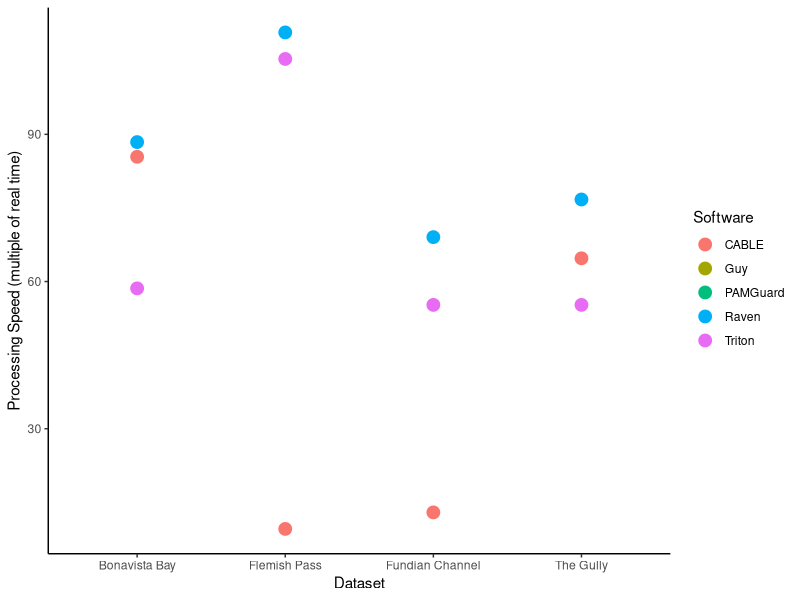
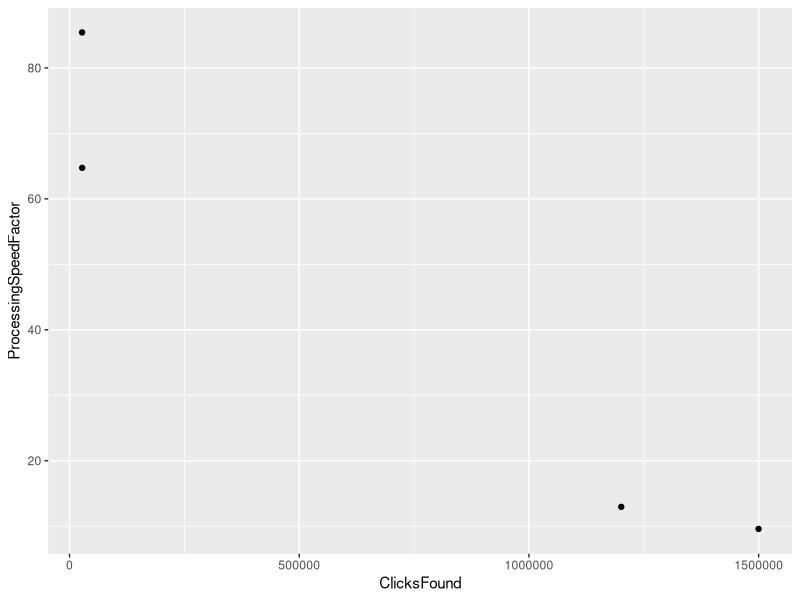

Write R code to recreate these figures, in order.
# ----Script Info ----

## ---- Purpose ----

# This script examines processing times of software trials

## ---- Additional Info ----

# Author: Christine M. K. Clarke 

# Date Created: 2026-03-17

# ---- Set up environment ----

# Clear R environment
rm(list = ls(all=TRUE))

# Load packages
library(dplyr)
library(ggplot2)
library(lubridate)


# ---- Read data ----

dataBatches = read.csv("00_rawdata/04_SoftwareTrial_DataBatches.csv",stringsAsFactors = F)
processingTimes = read.csv("00_rawdata/05_SoftwareTrial_ProcessingTimes.csv",stringsAsFactors = F)




# ---- Format data ----

dataBatches = dataBatches %>% 
  select(Dataset,AudioLength_Days,SamplingFrequency_kHz)

processingTimes = processingTimes %>% 
  left_join(dataBatches, relationship = "many-to-one") %>% 
  mutate(Start_datetime = ymd_hm(Start),
         End_datetime = ymd_hm(Finish),
         AudioLength = ddays(AudioLength_Days),
         ProcessingTime_minutes = End_datetime - Start_datetime,
         ProcessingSpeedFactor = AudioLength / ProcessingTime_minutes,
         TrialType = case_when(Software == "Triton" & methodVariant != "5s 100Hz resolution" ~ "WithinMethodVariant",
                               Software == "Triton" & DecimateFactor != "1" ~ "WithinMethodVariant",
                               Software == "Triton" & Start == "20260311T0811" ~ "Repeatability",
                               Software == "Raven" & DecimateFactor == "1" ~ "WithinMethodVariant",
                               T ~ "Primary"
                                       ))

# for processing that were done with pre-decimated files, add decimation time to total time
totalProcessingTimes = processingTimes %>% 
  filter(Approach == "Decimate" | TrialType == "Primary") %>% 
  group_by(Dataset) %>%
  mutate(DecimateTime = ProcessingTime_minutes[Approach == "Decimate"]) %>%
  ungroup() %>% 
  mutate(DecimateTime = case_when(DecimateFactor == 1 | is.na(DecimateFactor) ~ dminutes(0),
                                          T ~ DecimateTime)) %>% 
  filter(Approach != "Decimate") %>% 
  mutate(TotalTime = ProcessingTime_minutes + DecimateTime,
         TotalSpeedFactor = AudioLength / TotalTime)




# ---- Examine data ----

## ---- Within-Method variants ----

### ---- Triton ----

TritonLTSA_subtrials = processingTimes %>% filter(Software == "Triton", Dataset == "Fundian Channel")

TritonLTSA_benchmark = TritonLTSA_subtrials %>% filter(TrialType == "Primary") %>% 
  pull(ProcessingTime_minutes) %>% as.numeric()
TritonLTSA_repeat = TritonLTSA_subtrials %>% filter(TrialType == "Repeatability") %>% 
  pull(ProcessingTime_minutes) %>% as.numeric()
TritonLTSA_decimated = TritonLTSA_subtrials %>% filter(DecimateFactor == "5") %>% 
  pull(ProcessingTime_minutes) %>% as.numeric()
TritonDecimate = TritonLTSA_subtrials %>% filter(Approach == "Decimate") %>% 
  pull(ProcessingTime_minutes) %>% as.numeric()
TritonLTSA_lowres = TritonLTSA_subtrials %>% filter(methodVariant == "20s 100Hz resolution") %>% 
  pull(ProcessingTime_minutes) %>% as.numeric()


# reproducability:

((TritonLTSA_repeat - TritonLTSA_benchmark) / TritonLTSA_benchmark) * 100
# 5% time variation with exact replicate


# decimating: 

((TritonLTSA_decimated - TritonLTSA_benchmark) / TritonLTSA_benchmark) * 100
# 21% time saving once decimated, but...
((TritonLTSA_decimated + TritonDecimate - TritonLTSA_benchmark) / TritonLTSA_benchmark) * 100
# 15% time cost when factoring the time required to decimate


# resolution:

((TritonLTSA_lowres - TritonLTSA_benchmark) / TritonLTSA_benchmark) * 100
# negligible difference (+2.7%) in processing time


### ---- Raven -----

Raven_decimated = processingTimes %>% 
  filter(Software == "Raven", Dataset == "Fundian Channel", TrialType == "Primary") %>% 
  pull(ProcessingTime_minutes) %>% as.numeric()

Raven_benchmark = processingTimes %>% 
  filter(Software == "Raven", Dataset == "Fundian Channel", DecimateFactor == "1") %>% 
  pull(ProcessingTime_minutes) %>% as.numeric()

# decimating:

((Raven_decimated - Raven_benchmark) / Raven_benchmark) * 100
# 76% time saving once decimated, and...
((Raven_decimated + TritonDecimate - Raven_benchmark) / Raven_benchmark) * 100
# still 56% time saving when factoring the time required to decimate

## ---- Covariates of performance ----

### ---- CABLE ----

log_dat = read.csv("02_outdata/CABLE_logData.csv", stringsAsFactors = F)

CABLEprocessing = log_dat %>% 
  group_by(RecordingSubdirectory) %>% 
  summarise(ClicksFound = sum(ClicksFound), ClicksPassed = sum(ClicksPassed)) %>% 
  mutate(Dataset = case_when(RecordingSubdirectory == "BonavistaBay_2025-07" ~ "Bonavista Bay",
                             RecordingSubdirectory == "FCM-2023-08_September2023" ~ "Fundian Channel",
                             RecordingSubdirectory == "GDSE_2022_10-May2023" ~ "The Gully",
                             RecordingSubdirectory == "WhiteheadLab_2025-06" ~ "Flemish Pass"), .keep = "unused") %>% 
  left_join(processingTimes %>% 
              filter(Software == "CABLE"))

cor(CABLEprocessing$ClicksFound, CABLEprocessing$ProcessingSpeedFactor)


# ---- Plot data ----

totalProcessingTimes %>% 
  ggplot() + geom_point(aes(Dataset,TotalSpeedFactor, col = Software), size = 4)+
  ylab("Processing Speed (multiple of real time)")+
  theme_classic()

CABLEprocessing %>% ggplot() + geom_point(aes(ClicksFound,ProcessingSpeedFactor))



  
